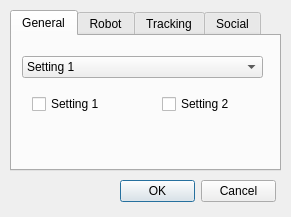
<?xml version="1.0" encoding="UTF-8"?>
<ui version="4.0">
 <class>preferences</class>
 <widget class="QDialog" name="preferences">
  <property name="geometry">
   <rect>
    <x>0</x>
    <y>0</y>
    <width>291</width>
    <height>217</height>
   </rect>
  </property>
  <property name="windowTitle">
   <string>Preferences</string>
  </property>
  <widget class="QTabWidget" name="tabWidget">
   <property name="geometry">
    <rect>
     <x>10</x>
     <y>10</y>
     <width>271</width>
     <height>161</height>
    </rect>
   </property>
   <property name="currentIndex">
    <number>0</number>
   </property>
   <widget class="QWidget" name="tab">
    <attribute name="title">
     <string>General</string>
    </attribute>
    <widget class="QCheckBox" name="checkBox">
     <property name="geometry">
      <rect>
       <x>20</x>
       <y>60</y>
       <width>75</width>
       <height>16</height>
      </rect>
     </property>
     <property name="text">
      <string>Setting 1</string>
     </property>
    </widget>
    <widget class="QCheckBox" name="checkBox_2">
     <property name="geometry">
      <rect>
       <x>150</x>
       <y>60</y>
       <width>75</width>
       <height>16</height>
      </rect>
     </property>
     <property name="text">
      <string>Setting 2</string>
     </property>
    </widget>
    <widget class="QComboBox" name="comboBox">
     <property name="geometry">
      <rect>
       <x>10</x>
       <y>20</y>
       <width>241</width>
       <height>22</height>
      </rect>
     </property>
     <item>
      <property name="text">
       <string>Setting 1</string>
      </property>
     </item>
     <item>
      <property name="text">
       <string>Setting 2</string>
      </property>
     </item>
    </widget>
   </widget>
   <widget class="QWidget" name="tab_2">
    <attribute name="title">
     <string>Robot</string>
    </attribute>
   </widget>
   <widget class="QWidget" name="tab_3">
    <attribute name="title">
     <string>Tracking</string>
    </attribute>
   </widget>
   <widget class="QWidget" name="tab_4">
    <attribute name="title">
     <string>Social</string>
    </attribute>
   </widget>
  </widget>
  <widget class="QDialogButtonBox" name="buttonBox">
   <property name="geometry">
    <rect>
     <x>120</x>
     <y>180</y>
     <width>156</width>
     <height>23</height>
    </rect>
   </property>
   <property name="standardButtons">
    <set>QDialogButtonBox::Cancel|QDialogButtonBox::Ok</set>
   </property>
  </widget>
 </widget>
 <resources/>
 <connections/>
</ui>
